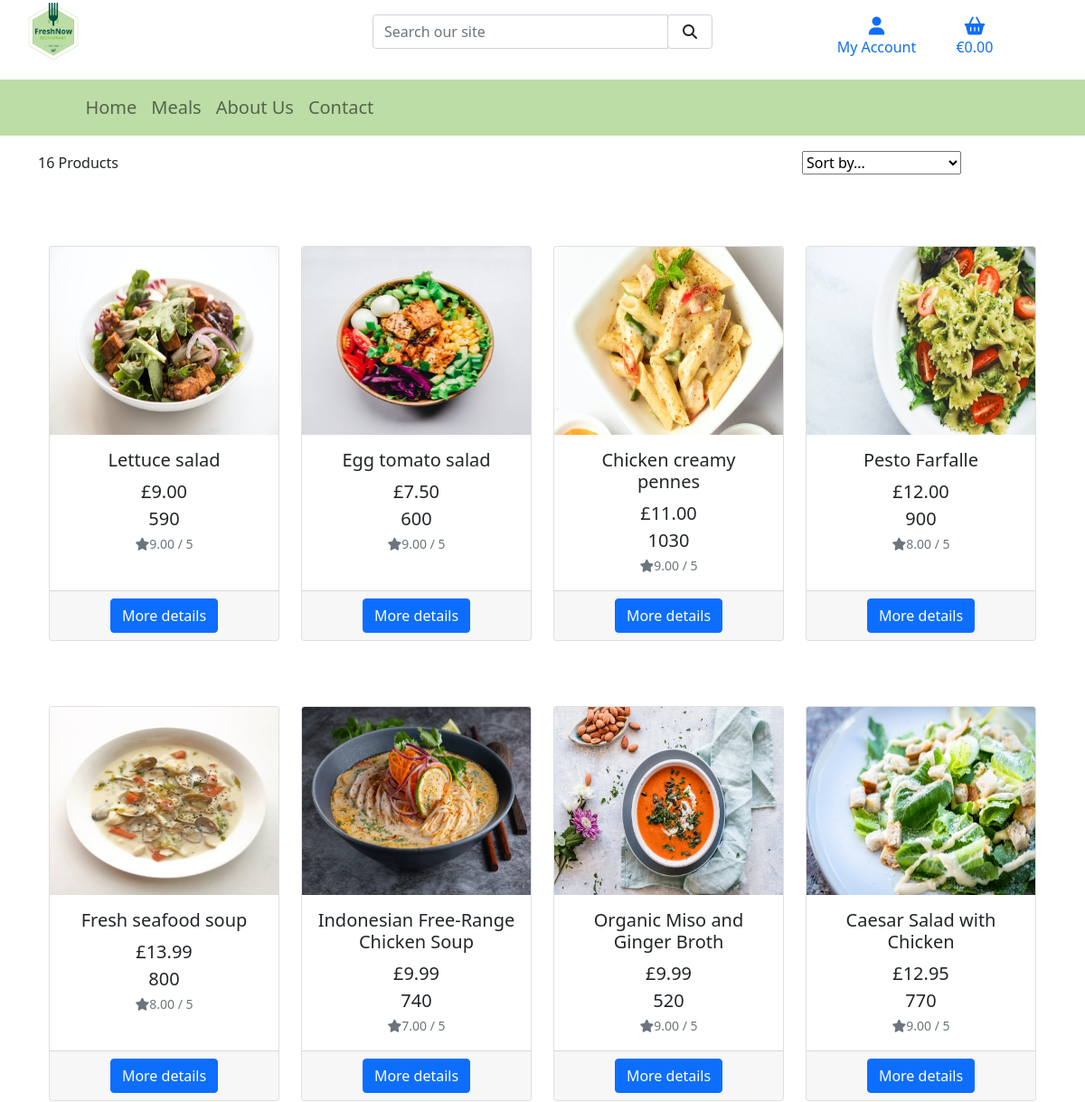
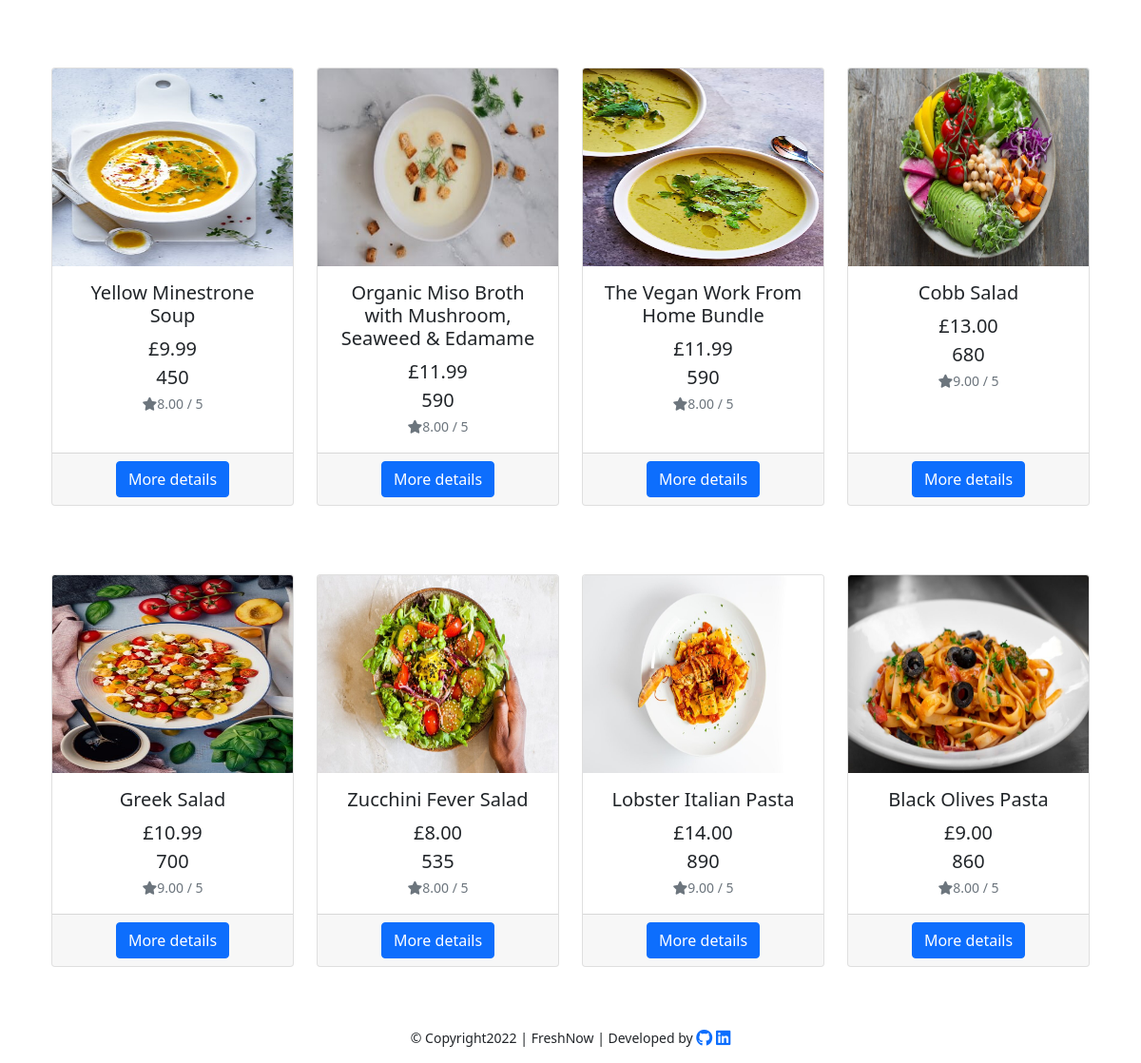
/products/, run on an earlier commit of the app's database (2 pictures, top to bottom).
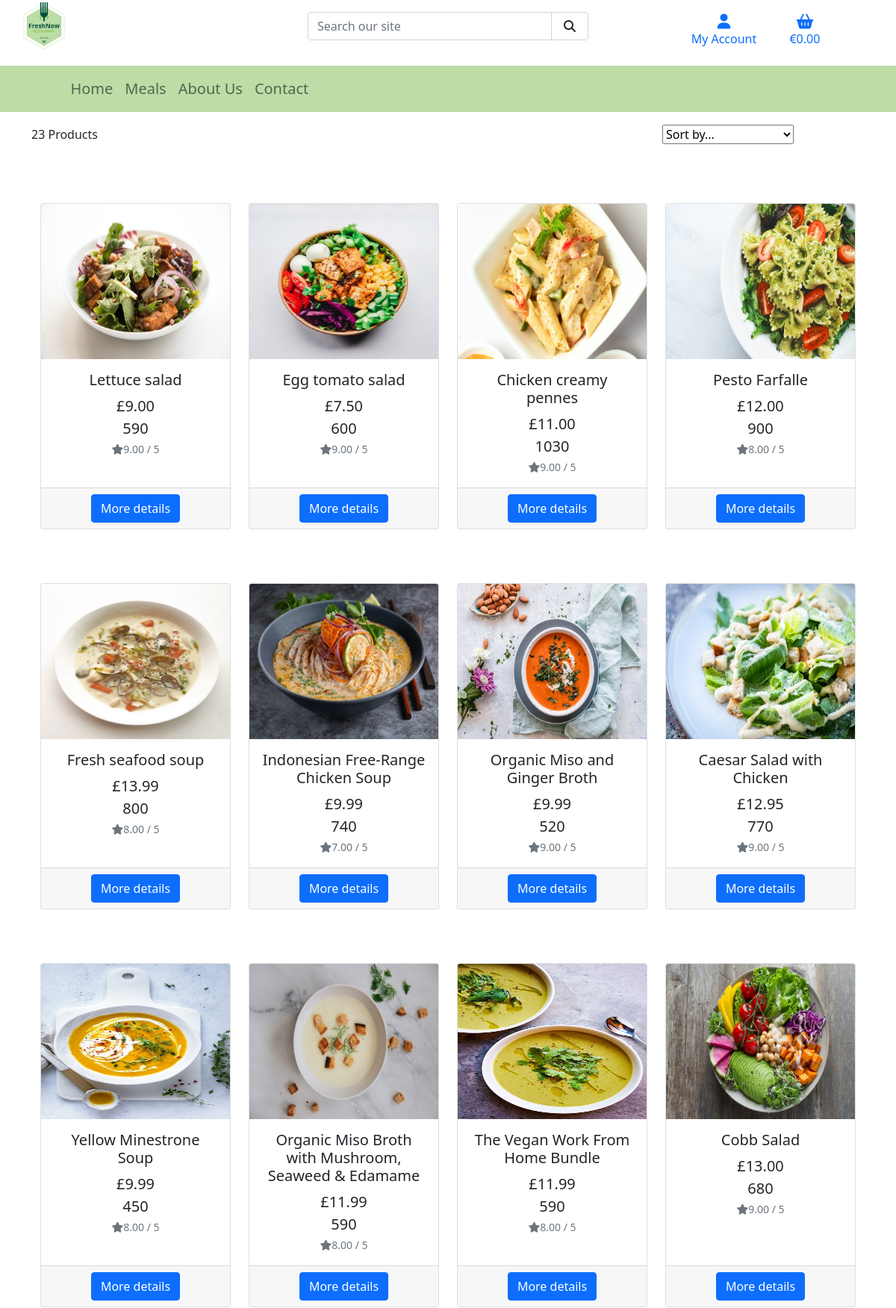
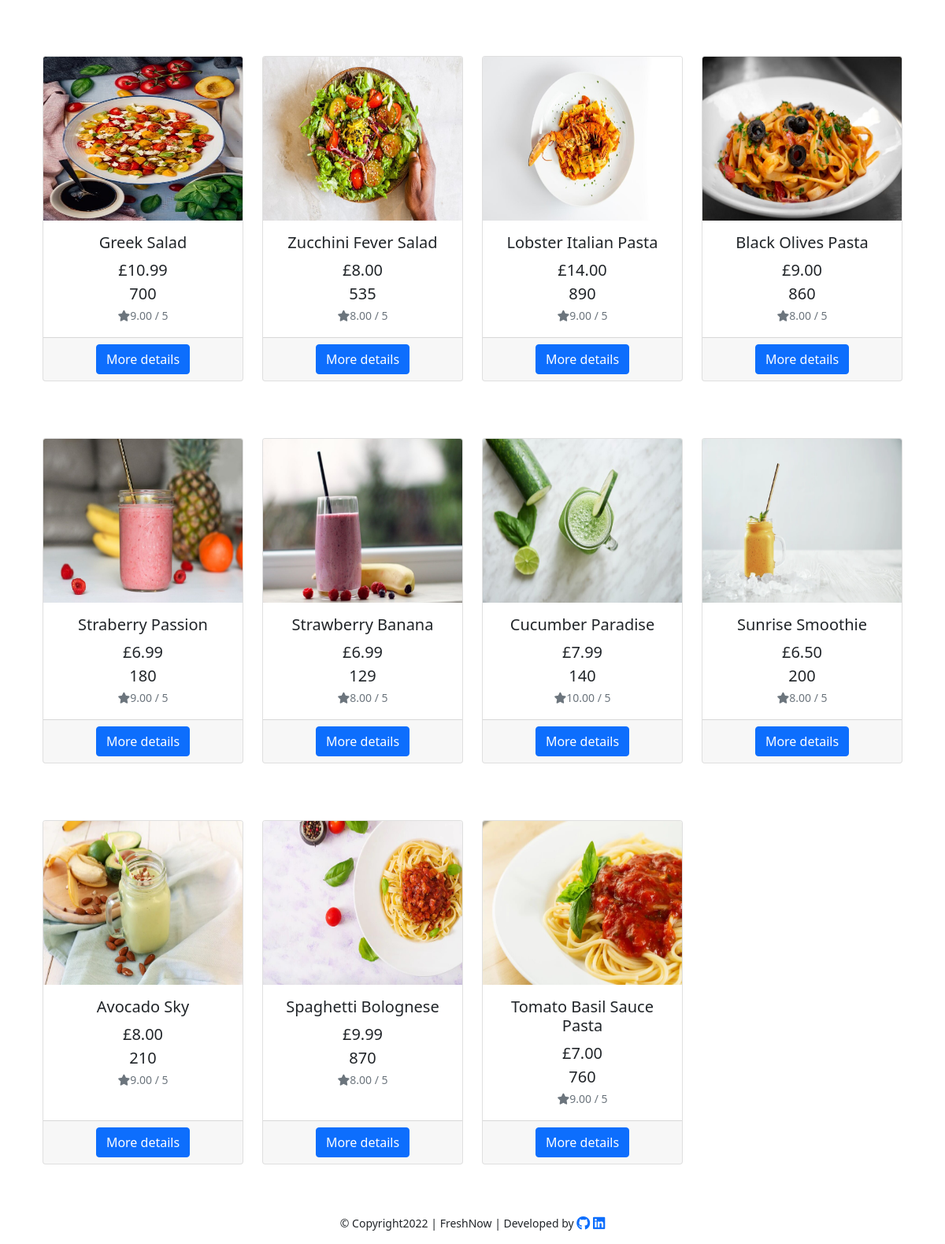
And on a later commit of the database (2 pictures, top to bottom).
### products/models.py (models this page shows, shortened)
class Product(models.Model):
    category = models.ForeignKey(
        'Category', null=True, blank=True, on_delete=models.SET_NULL)
    sku = models.CharField(max_length=254, null=True, blank=True)
    name = models.CharField(max_length=254)
    description = models.TextField()
    price = models.DecimalField(max_digits=6, decimal_places=2)
    rating = models.DecimalField(
        max_digits=6, decimal_places=2, null=True, blank=True)
    image = models.ImageField(null=True, blank=True)
    calories= models.DecimalField(
        max_digits=6, null=True, blank=True, decimal_places=0)
    is_spicy = models.BooleanField(default=False, null=True, blank=True)

### products/views.py (the view, shortened to what this page needs)
# urls.py: path('', views.all_products, name='products'),
def all_products(request):
    products = Product.objects.all()
    query = None
    categories = None
    sort = None
    direction = None
    current_sorting = f'{sort}_{direction}'
    context = {
        'products': products,
        'search_term': query,
        'current_categories': categories,
        'current_sorting': current_sorting,
    }
    return render(request, 'products/products.html', context)

### bag/contexts.py (called while the page is built, shortened)
def bag_contents(request):
    bag_items = []
    total = 0
    product_count = 0
    bag = request.session.get('bag', {})
    if total < settings.FREE_DELIVERY_THRESHOLD:
        delivery = total * Decimal(settings.STANDARD_DELIVERY_PERCENTAGE / 100)
        free_delivery_delta = settings.FREE_DELIVERY_THRESHOLD - total
    else:
        delivery = 0
        free_delivery_delta = 0
    grand_total = delivery + total
    context = {
        'bag_items': bag_items,
        'total': total,
        'product_count': product_count,
        'delivery': delivery,
        'free_delivery_delta': free_delivery_delta,
        'free_delivery_threshold': settings.FREE_DELIVERY_THRESHOLD,
        'grand_total': grand_total,
    }
    return context

### products/contexts.py (called while the page is built)
def all_categories(request):
    category_list = Category.objects.all()
    context = {
        'category_list': category_list,
    }
    return context

### products/templates/products/products.html (shortened to what this page needs)
{% extends "base.html" %}
{% load static %}
{% block page_header %}
    <div class="container header-container mt-5">
        <div class="row">
            <div class="col mt-5">
                <h1>Products</h1>
        </div>
    </div>
{% endblock %}
{% block content %}
   <div class="row mb-3">
    <div class="col-sm-12 col-md-7 ml-lg-5">
        <p class="green-muted mt-3 text-left">
            {{ products|length }} Products{% if search_term %} found for <strong>"{{ search_term }}"</strong>{% endif %}
        </p>
    </div>
    <div class="col-sm-12 col-md-6 col-lg-4 my-auto d-flex justify-content-center justify-content-md-end">
        <div class="sort-select-wrapper-sort-by">
            <select name="sort-selector" id="sort-selector" class="custom-select custom-select-sm border-green green">
                <option value="reset" {% if current_sorting == 'None_None' %}selected{% endif %}>Sort by...</option>
            </select>
        </div>
    </div>
</div>
    <div class="container-fluid mt-5">
        <div class="row">
            <div class="col text-center mt-3">
                    <div class="row row-cols-1 row-cols-md-3 g-4">
                    {% for product in products %}
                        <div class="col-sm-6 col-md-6 col-lg-4 col-xl-3 mb-5">
                            <div class="card h-100" style="width:auto;">
                                {% if product.image %}
                                <img class="card-img-top img-fluid" style="width: 20rem; height: 13rem;" src="{{ product.image.url }}" alt="{{ product.name }}">
                                {% else %}
                                <img class="card-img-top img-fluid" src="{{ MEDIA_URL }}noimage.png" alt="{{ product.name }}">
                                {% endif %}
                                <div class="card-body">
                                  <h5 class="card-title">{{ product.name }}</h5>
                                  <p class="lead mb-0 text-left font-weight-bold">£{{ product.price }} </p>
                                  <p class="lead mb-0 text-left">{{ product.calories }}
                                  <div class="text-center">
                                  {% if product.rating %}
                                    <small class="text-muted text-right"><i class="fas fa-star mr-5"></i>{{ product.rating }} / 5</small>
                                  {% else %}
                                    <small class="text-muted text-right">No Rating</small>
                                  {% endif %}
                                  </div>
                                 </div>
                                <div class="card-footer">
                                    <a href="{% url 'product_detail' product.id %}" class="btn btn-primary">More details</a>
                                  </div>
                              </div>
                           </div>
                    {% endfor %}
                </div>
            </div>
        </div>
    </div>
{% endblock %}

### templates/base.html (shortened to what this page needs)
{% load static %}
<!doctype html>
<html lang="en">
  <head>
    {% block corecss %}
        <link href="https://cdn.jsdelivr.net/npm/bootstrap@5.0.2/dist/css/bootstrap.min.css" rel="stylesheet">
        <link rel="stylesheet" href="{% static 'css/base.css' %}">
    {% endblock %}
  </head>
  <body>
    <header class="container-fluid fixed-top">
        <div id="topnav" class="row bg-white pt-lg-2 d-none d-lg-flex">
            <div class="col-12 col-lg-4 py-1 py-lg-0 text-lg-left">
                <img class="logo" src="{{ MEDIA_URL }}logo.png" alt="">
            </div>
            <div class="col-12 col-lg-4 mt-2 py-lg-0">
                <form method="GET" action="{% url 'products' %}">
                    <div class="input-group w-100">
                        <input class="form-control" type="text" name="q" placeholder="Search our site">
                        <div class="input-group-append">
                            <button class="form-control" type="submit">
                                <span class="icon">
                                    <i class="fas fa-search"></i>
                                </span>
                            </button>
                        </div>
                    </div>
                </form>
            </div>
            <div class="col-12 col-lg-4">
                <ul class="list-inline text-center text-lg-right ms-4">
                    <li class="list-inline-item dropdown">
                        <a class="text-black nav-link" href="#" id="user-options" data-toggle="dropdown" aria-haspopup="true" aria-expanded="false">
                            <div class="text-center">
                                <div><i class="fas fa-user fa-lg"></i></div>
                                <p class="text-right my-0">My Account</p>
                            </div>
                        </a>
                    </li>
                    <li class="list-inline-item">
                        <a class="{% if grand_total %}font-weight-bold{% endif %} nav-link" href="{% url 'view_bag' %}">
                            <div class="text-center">
                                <div>
                                    <i class="fas fa-shopping-basket fa-lg green"></i>
                                </div>
                                <p class="text-right my-0">
                                    {% if grand_total %}
                                        €{{ grand_total|floatformat:2 }}
                                    {% else %}
                                        €0.00
                                    {% endif %}
                                </p>
                            </div>
                        </a>
                    </li>
                </ul>
            </div>
        </div>
        <div class="row">
            <nav class="navbar navbar-expand-lg navbar-light">
                <div class="container-fluid ">
                {% include 'includes/mobile-top-header.html' %}
                {% include 'includes/main-nav.html' %}
            </nav>
        </div>
    </header>
    {% block page_header %}
    {% endblock %}
    {% block content %}
    {% endblock %}
    <footer class="container-fluid pt-2">
        <div class="row bg-green pb-2 pb-lg-3 mt-0 pt-1 pt-lg-2 text-center text-lg-left">
            <div class="col cream">
                <div class="row">
                    <div class="col cream small ml-4">
                        <span>
                            &copy; Copyright<span id=copyright></span> | FreshNow |
                        </span>
                        <span class="d-none d-md-inline-block">Developed by</span>
                        <a href="" class="text-decoration-none hvr-grow" target="_blank" rel="noopener">
                        </a>
                        <a href="" class="text-decoration-none hvr-grow" target="_blank" rel="noopener">
                        </a>
                    </div>
                </div>
            </div>
        </div>
    </footer>
  </body>
</html>

### templates/includes/mobile-top-header.html (shortened to what this page needs)
<ul>
</ul>

### templates/includes/main-nav.html (shortened to what this page needs)
<div class="collapse navbar-collapse" id="navbarNavDropdown">
    <ul class="navbar-nav">
        <li class="nav-item">
            <a class="nav-link text-black  ml-4 mr-lg-5" href="{% url 'home' %}" id="home-link">
                Home
            </a>
        </li>
        <li class="nav-item dropdown">
            <a class="nav-link ml-4 mr-lg-5" href="{% url 'products' %}" id="meals-link" data-toggle="dropdown" aria-haspopup="true" aria-expanded="false">
                Meals
            </a>
        </li>
        <li class="nav-item">
            <a class="nav-link ml-4 mr-lg-5" href="" id="aboutUs-link">
                About Us
            </a>
        </li>
        <li class="nav-item">
            <a class="nav-link ml-4 mr-lg-5" href="" id="contact-link">
                Contact
            </a>
        </li>
    </ul>
</div>

### static/css/base.css (style rules this page uses)
html { height: 100%; scroll-behavior: smooth; }
.navbar { background-color: #BCDDA6; font-size: 20px; align-items: center; }
.logo { margin-top: -20px; margin-bottom: -30px; width: 25%; height: auto; }
.icon { align-items: center; display: inline-flex; justify-content: center; height: 1.5rem; width: 1.5rem; }

What changed in the data, as far as the page shows it:
added Product: image (picture), name "Straberry Passion", price "6.99", calories "180", rating "9.00"
added Product: image (picture), name "Strawberry Banana", price "6.99", calories "129", rating "8.00"
added Product: image (picture), name "Cucumber Paradise", price "7.99", calories "140", rating "10.00"
added Product: image (picture), name "Sunrise Smoothie", price "6.50", calories "200", rating "8.00"
added Product: image (picture), name "Avocado Sky", price "8.00", calories "210", rating "9.00"
added Product: image (picture), name "Spaghetti Bolognese", price "9.99", calories "870", rating "8.00"
added Product: image (picture), name "Tomato Basil Sauce Pasta", price "7.00", calories "760", rating "9.00"
Also different on the page:
{{ products|length }}: "16" → "23"
